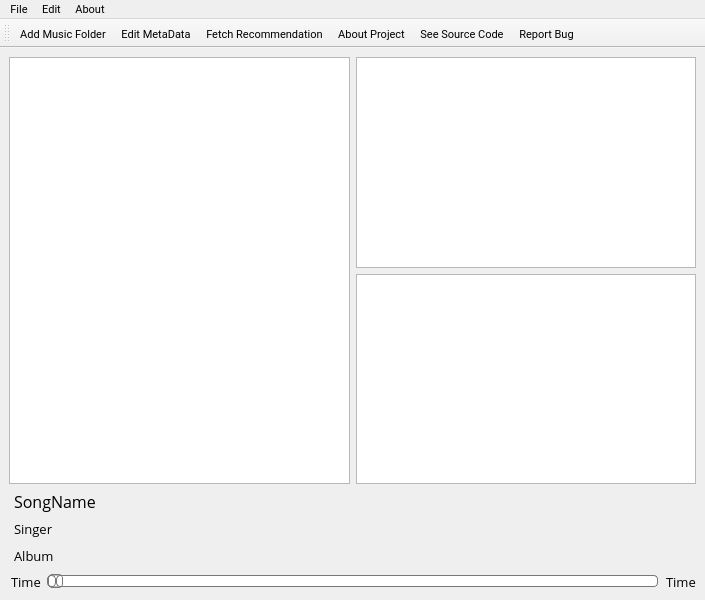
<?xml version="1.0" encoding="UTF-8"?>
<ui version="4.0">
 <class>MainWindow</class>
 <widget class="QMainWindow" name="MainWindow">
  <property name="geometry">
   <rect>
    <x>0</x>
    <y>0</y>
    <width>705</width>
    <height>600</height>
   </rect>
  </property>
  <property name="sizePolicy">
   <sizepolicy hsizetype="Preferred" vsizetype="Preferred">
    <horstretch>0</horstretch>
    <verstretch>0</verstretch>
   </sizepolicy>
  </property>
  <property name="minimumSize">
   <size>
    <width>700</width>
    <height>600</height>
   </size>
  </property>
  <property name="maximumSize">
   <size>
    <width>16777215</width>
    <height>16777215</height>
   </size>
  </property>
  <property name="font">
   <font>
    <family>Roboto</family>
    <pointsize>8</pointsize>
    <weight>50</weight>
    <bold>false</bold>
   </font>
  </property>
  <property name="windowTitle">
   <string notr="true">Offline Music Recommender</string>
  </property>
  <property name="windowIcon">
   <iconset>
    <normaloff>icons/ic_main.png</normaloff>icons/ic_main.png</iconset>
  </property>
  <property name="iconSize">
   <size>
    <width>30</width>
    <height>30</height>
   </size>
  </property>
  <widget class="QWidget" name="centralwidget">
   <property name="sizePolicy">
    <sizepolicy hsizetype="Fixed" vsizetype="Fixed">
     <horstretch>0</horstretch>
     <verstretch>0</verstretch>
    </sizepolicy>
   </property>
   <property name="minimumSize">
    <size>
     <width>705</width>
     <height>0</height>
    </size>
   </property>
   <layout class="QGridLayout" name="gridLayout">
    <item row="0" column="0">
     <layout class="QGridLayout" name="Lists">
      <item row="0" column="1">
       <widget class="QTableView" name="RecommendLocal"/>
      </item>
      <item row="1" column="1">
       <widget class="QTableView" name="RecommendOnline"/>
      </item>
      <item row="0" column="0" rowspan="2">
       <widget class="QTableView" name="Playlist"/>
      </item>
     </layout>
    </item>
    <item row="1" column="0">
     <layout class="QGridLayout" name="Player">
      <item row="1" column="0">
       <layout class="QHBoxLayout" name="Timeline">
        <item>
         <widget class="QLabel" name="CurrentTime">
          <property name="font">
           <font>
            <family>Open Sans</family>
            <pointsize>10</pointsize>
            <weight>50</weight>
            <bold>false</bold>
           </font>
          </property>
          <property name="text">
           <string>Time</string>
          </property>
          <property name="margin">
           <number>2</number>
          </property>
          <property name="indent">
           <number>2</number>
          </property>
         </widget>
        </item>
        <item>
         <widget class="QSlider" name="ProgressBar">
          <property name="cursor">
           <cursorShape>PointingHandCursor</cursorShape>
          </property>
          <property name="styleSheet">
           <string notr="true">QSlider::groove:horizontal {
border: 1px solid #bbb;
background: white;
height: 10px;
border-radius: 4px;
}

QSlider::sub-page:horizontal {
background: qlineargradient(x1: 0, y1: 0,    x2: 0, y2: 1,
    stop: 0 #66e, stop: 1 #bbf);
background: qlineargradient(x1: 0, y1: 0.2, x2: 1, y2: 1,
    stop: 0 #bbf, stop: 1 #55f);
border: 1px solid #777;
height: 10px;
border-radius: 4px;
}

QSlider::add-page:horizontal {
background: #fff;
border: 1px solid #777;
height: 10px;
border-radius: 4px;
}

QSlider::handle:horizontal {
background: qlineargradient(x1:0, y1:0, x2:1, y2:1,
    stop:0 #eee, stop:1 #ccc);
border: 1px solid #777;
width: 13px;
margin-top: -2px;
margin-bottom: -2px;
border-radius: 4px;
}

QSlider::handle:horizontal:hover {
background: qlineargradient(x1:0, y1:0, x2:1, y2:1,
    stop:0 #fff, stop:1 #ddd);
border: 1px solid #444;
border-radius: 4px;
}

QSlider::sub-page:horizontal:disabled {
background: #bbb;
border-color: #999;
}

QSlider::add-page:horizontal:disabled {
background: #eee;
border-color: #999;
}

QSlider::handle:horizontal:disabled {
background: #eee;
border: 1px solid #aaa;
border-radius: 4px;
}</string>
          </property>
          <property name="orientation">
           <enum>Qt::Horizontal</enum>
          </property>
          <property name="tickInterval">
           <number>0</number>
          </property>
         </widget>
        </item>
        <item>
         <widget class="QLabel" name="TotalTime">
          <property name="font">
           <font>
            <family>Open Sans</family>
            <pointsize>10</pointsize>
           </font>
          </property>
          <property name="text">
           <string>Time</string>
          </property>
          <property name="margin">
           <number>2</number>
          </property>
          <property name="indent">
           <number>2</number>
          </property>
         </widget>
        </item>
       </layout>
      </item>
      <item row="0" column="0">
       <layout class="QGridLayout" name="SongInfoAndControls">
        <item row="0" column="2" rowspan="2">
         <layout class="QHBoxLayout" name="PlayerControls">
          <item>
           <widget class="QPushButton" name="Prev">
            <property name="toolTip">
             <string>&lt;html&gt;&lt;head/&gt;&lt;body&gt;&lt;p&gt;Previous&lt;/p&gt;&lt;/body&gt;&lt;/html&gt;</string>
            </property>
            <property name="text">
             <string/>
            </property>
            <property name="icon">
             <iconset>
              <normaloff>icons/ic_skip_previous.png</normaloff>icons/ic_skip_previous.png</iconset>
            </property>
            <property name="iconSize">
             <size>
              <width>25</width>
              <height>25</height>
             </size>
            </property>
            <property name="default">
             <bool>false</bool>
            </property>
            <property name="flat">
             <bool>true</bool>
            </property>
           </widget>
          </item>
          <item>
           <widget class="QPushButton" name="Stop">
            <property name="toolTip">
             <string>&lt;html&gt;&lt;head/&gt;&lt;body&gt;&lt;p&gt;Stop&lt;/p&gt;&lt;/body&gt;&lt;/html&gt;</string>
            </property>
            <property name="text">
             <string/>
            </property>
            <property name="icon">
             <iconset>
              <normaloff>icons/ic_stop.png</normaloff>icons/ic_stop.png</iconset>
            </property>
            <property name="iconSize">
             <size>
              <width>25</width>
              <height>25</height>
             </size>
            </property>
            <property name="flat">
             <bool>true</bool>
            </property>
           </widget>
          </item>
          <item>
           <widget class="QPushButton" name="PlayPause">
            <property name="toolTip">
             <string>&lt;html&gt;&lt;head/&gt;&lt;body&gt;&lt;p&gt;Play/Pause&lt;/p&gt;&lt;/body&gt;&lt;/html&gt;</string>
            </property>
            <property name="text">
             <string/>
            </property>
            <property name="icon">
             <iconset>
              <normaloff>icons/ic_play_pause.png</normaloff>icons/ic_play_pause.png</iconset>
            </property>
            <property name="iconSize">
             <size>
              <width>25</width>
              <height>25</height>
             </size>
            </property>
            <property name="flat">
             <bool>true</bool>
            </property>
           </widget>
          </item>
          <item>
           <widget class="QPushButton" name="Next">
            <property name="toolTip">
             <string>&lt;html&gt;&lt;head/&gt;&lt;body&gt;&lt;p&gt;Next&lt;/p&gt;&lt;/body&gt;&lt;/html&gt;</string>
            </property>
            <property name="text">
             <string/>
            </property>
            <property name="icon">
             <iconset>
              <normaloff>icons/ic_skip_next.png</normaloff>icons/ic_skip_next.png</iconset>
            </property>
            <property name="iconSize">
             <size>
              <width>25</width>
              <height>25</height>
             </size>
            </property>
            <property name="default">
             <bool>false</bool>
            </property>
            <property name="flat">
             <bool>true</bool>
            </property>
           </widget>
          </item>
         </layout>
        </item>
        <item row="2" column="0">
         <widget class="QLabel" name="SongAlbum">
          <property name="font">
           <font>
            <family>Open Sans</family>
            <pointsize>10</pointsize>
           </font>
          </property>
          <property name="text">
           <string>Album</string>
          </property>
          <property name="indent">
           <number>5</number>
          </property>
         </widget>
        </item>
        <item row="0" column="0">
         <widget class="QLabel" name="SongTitle">
          <property name="font">
           <font>
            <family>Open Sans</family>
            <pointsize>12</pointsize>
            <weight>50</weight>
            <bold>false</bold>
           </font>
          </property>
          <property name="text">
           <string>SongName</string>
          </property>
          <property name="indent">
           <number>5</number>
          </property>
         </widget>
        </item>
        <item row="2" column="2">
         <layout class="QHBoxLayout" name="Volume">
          <item>
           <widget class="QPushButton" name="VolumeDecr">
            <property name="enabled">
             <bool>true</bool>
            </property>
            <property name="toolTip">
             <string>&lt;html&gt;&lt;head/&gt;&lt;body&gt;&lt;p&gt;Decrease Volume&lt;/p&gt;&lt;/body&gt;&lt;/html&gt;</string>
            </property>
            <property name="text">
             <string/>
            </property>
            <property name="icon">
             <iconset>
              <normaloff>icons/ic_volume_down.png</normaloff>icons/ic_volume_down.png</iconset>
            </property>
            <property name="iconSize">
             <size>
              <width>25</width>
              <height>25</height>
             </size>
            </property>
            <property name="flat">
             <bool>true</bool>
            </property>
           </widget>
          </item>
          <item>
           <widget class="QPushButton" name="VolumeIncr">
            <property name="enabled">
             <bool>true</bool>
            </property>
            <property name="toolTip">
             <string>&lt;html&gt;&lt;head/&gt;&lt;body&gt;&lt;p&gt;Increase Volume&lt;/p&gt;&lt;/body&gt;&lt;/html&gt;</string>
            </property>
            <property name="text">
             <string/>
            </property>
            <property name="icon">
             <iconset>
              <normaloff>icons/ic_volume_up.png</normaloff>icons/ic_volume_up.png</iconset>
            </property>
            <property name="iconSize">
             <size>
              <width>25</width>
              <height>25</height>
             </size>
            </property>
            <property name="flat">
             <bool>true</bool>
            </property>
           </widget>
          </item>
          <item>
           <widget class="QPushButton" name="Mute">
            <property name="toolTip">
             <string>&lt;html&gt;&lt;head/&gt;&lt;body&gt;&lt;p&gt;Mute&lt;/p&gt;&lt;/body&gt;&lt;/html&gt;</string>
            </property>
            <property name="text">
             <string/>
            </property>
            <property name="icon">
             <iconset>
              <normaloff>icons/ic_volume_off.png</normaloff>icons/ic_volume_off.png</iconset>
            </property>
            <property name="iconSize">
             <size>
              <width>20</width>
              <height>20</height>
             </size>
            </property>
            <property name="flat">
             <bool>true</bool>
            </property>
           </widget>
          </item>
         </layout>
        </item>
        <item row="1" column="0">
         <widget class="QLabel" name="SongArtist">
          <property name="font">
           <font>
            <family>Open Sans</family>
            <pointsize>10</pointsize>
           </font>
          </property>
          <property name="text">
           <string>Singer</string>
          </property>
          <property name="indent">
           <number>5</number>
          </property>
         </widget>
        </item>
        <item row="0" column="1">
         <spacer name="horizontalSpacer">
          <property name="orientation">
           <enum>Qt::Horizontal</enum>
          </property>
          <property name="sizeHint" stdset="0">
           <size>
            <width>40</width>
            <height>20</height>
           </size>
          </property>
         </spacer>
        </item>
        <item row="1" column="1">
         <spacer name="horizontalSpacer_2">
          <property name="orientation">
           <enum>Qt::Horizontal</enum>
          </property>
          <property name="sizeHint" stdset="0">
           <size>
            <width>40</width>
            <height>20</height>
           </size>
          </property>
         </spacer>
        </item>
        <item row="2" column="1">
         <spacer name="horizontalSpacer_3">
          <property name="orientation">
           <enum>Qt::Horizontal</enum>
          </property>
          <property name="sizeHint" stdset="0">
           <size>
            <width>40</width>
            <height>20</height>
           </size>
          </property>
         </spacer>
        </item>
       </layout>
      </item>
     </layout>
    </item>
   </layout>
  </widget>
  <widget class="QMenuBar" name="menuBar">
   <property name="geometry">
    <rect>
     <x>0</x>
     <y>0</y>
     <width>705</width>
     <height>21</height>
    </rect>
   </property>
   <property name="nativeMenuBar">
    <bool>true</bool>
   </property>
   <widget class="QMenu" name="menuFile">
    <property name="title">
     <string>File</string>
    </property>
    <addaction name="actionOpen_Folder"/>
   </widget>
   <widget class="QMenu" name="menuEdit">
    <property name="title">
     <string>Edit</string>
    </property>
    <addaction name="actionFetch_Recommendation"/>
    <addaction name="actionEdit_MetaData"/>
   </widget>
   <widget class="QMenu" name="menuAbout">
    <property name="title">
     <string>About</string>
    </property>
    <addaction name="actionAbout_Project"/>
    <addaction name="actionSee_Source_on_Github"/>
    <addaction name="actionReport_Bug"/>
   </widget>
   <addaction name="menuFile"/>
   <addaction name="menuEdit"/>
   <addaction name="menuAbout"/>
  </widget>
  <widget class="QToolBar" name="toolBar">
   <property name="windowTitle">
    <string>toolBar</string>
   </property>
   <attribute name="toolBarArea">
    <enum>TopToolBarArea</enum>
   </attribute>
   <attribute name="toolBarBreak">
    <bool>false</bool>
   </attribute>
   <addaction name="actionOpen_Folder"/>
   <addaction name="actionEdit_MetaData"/>
   <addaction name="actionFetch_Recommendation"/>
   <addaction name="actionAbout_Project"/>
   <addaction name="actionSee_Source_on_Github"/>
   <addaction name="actionReport_Bug"/>
  </widget>
  <action name="actionOpen_Folder">
   <property name="icon">
    <iconset>
     <normaloff>icons/ic_folder_open.png</normaloff>icons/ic_folder_open.png</iconset>
   </property>
   <property name="text">
    <string>Add Music Folder</string>
   </property>
   <property name="font">
    <font>
     <kerning>false</kerning>
    </font>
   </property>
  </action>
  <action name="actionAbout_Project">
   <property name="icon">
    <iconset>
     <normaloff>icons/ic_info.png</normaloff>icons/ic_info.png</iconset>
   </property>
   <property name="text">
    <string>About Project</string>
   </property>
   <property name="menuRole">
    <enum>QAction::TextHeuristicRole</enum>
   </property>
  </action>
  <action name="actionFetch_Recommendation">
   <property name="icon">
    <iconset>
     <normaloff>icons/ic_music_note.png</normaloff>icons/ic_music_note.png</iconset>
   </property>
   <property name="text">
    <string>Fetch Recommendation</string>
   </property>
  </action>
  <action name="actionEdit_MetaData">
   <property name="icon">
    <iconset>
     <normaloff>icons/ic_border_color.png</normaloff>icons/ic_border_color.png</iconset>
   </property>
   <property name="text">
    <string>Edit MetaData</string>
   </property>
  </action>
  <action name="actionSee_Source_on_Github">
   <property name="icon">
    <iconset>
     <normaloff>icons/GitHub-Mark.png</normaloff>icons/GitHub-Mark.png</iconset>
   </property>
   <property name="text">
    <string>See Source Code</string>
   </property>
  </action>
  <action name="actionReport_Bug">
   <property name="icon">
    <iconset>
     <normaloff>icons/ic_bug_report.png</normaloff>icons/ic_bug_report.png</iconset>
   </property>
   <property name="text">
    <string>Report Bug</string>
   </property>
  </action>
 </widget>
 <resources/>
 <connections/>
</ui>
